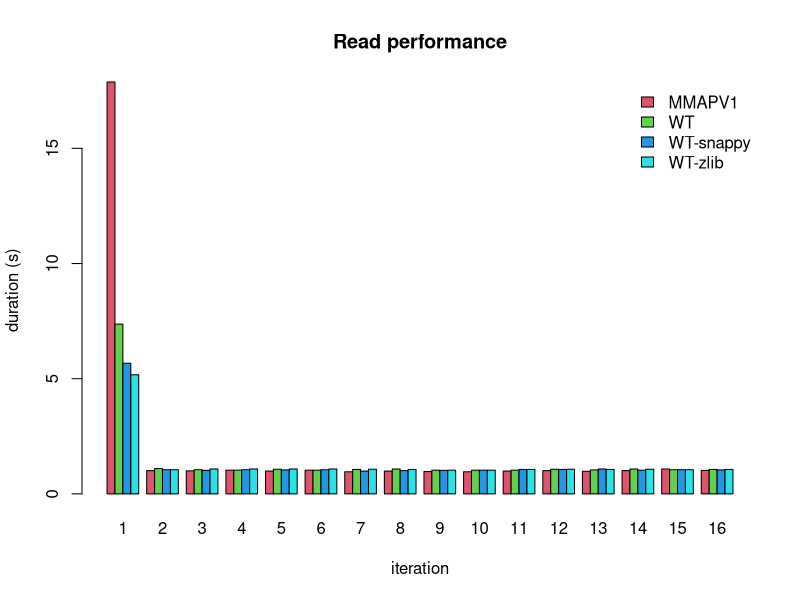

Source code (R):
library(zoo)

timings <- as.zoo(read.table("timings-mmapv1.conf.txt"))
timings <- merge.zoo(timings, as.zoo(read.table("timings-wiredtiger-uncompressed.conf.txt")))
timings <- merge.zoo(timings, as.zoo(read.table("timings-wiredtiger-snappy.conf.txt")))
timings <- merge.zoo(timings, as.zoo(read.table("timings-wiredtiger-zlib.conf.txt")))
colnames(timings) <- c("MMAPV1", "WT", "WT-snappy", "WT-zlib")
png("timings.png", width=7, height=5, res=300, units="in")
barplot(timings, beside=TRUE, col=c(2, 3, 4, 5))
legend("topright", legend=colnames(timings), fill = c(2, 3, 4, 5), bty="n")
title("Read performance", xlab="iteration", ylab="duration (s)")
dev.off()

write.csv(timings, file="timings.csv")
